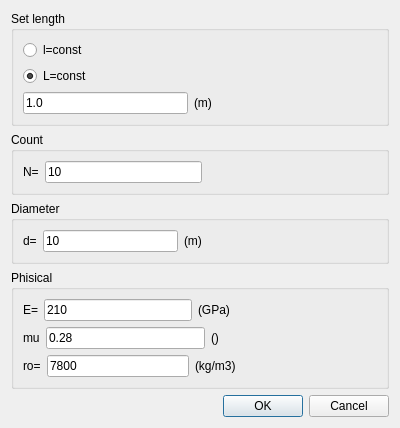
<?xml version="1.0" encoding="UTF-8"?>
<ui version="4.0">
 <class>wizShaft</class>
 <widget class="QDialog" name="wizShaft">
  <property name="geometry">
   <rect>
    <x>0</x>
    <y>0</y>
    <width>400</width>
    <height>379</height>
   </rect>
  </property>
  <property name="windowTitle">
   <string>wizardShaft</string>
  </property>
  <layout class="QVBoxLayout" name="verticalLayout">
   <item>
    <widget class="QGroupBox" name="groupBox">
     <property name="title">
      <string>Set length</string>
     </property>
     <layout class="QVBoxLayout" name="verticalLayout_2">
      <item>
       <widget class="QRadioButton" name="rb_l_const">
        <property name="text">
         <string>l=const</string>
        </property>
       </widget>
      </item>
      <item>
       <widget class="QRadioButton" name="rb_L_const">
        <property name="text">
         <string>L=const</string>
        </property>
        <property name="checked">
         <bool>true</bool>
        </property>
       </widget>
      </item>
      <item>
       <layout class="QHBoxLayout" name="horizontalLayout">
        <item>
         <widget class="QLineEdit" name="editLength">
          <property name="text">
           <string>1.0</string>
          </property>
         </widget>
        </item>
        <item>
         <widget class="QLabel" name="label">
          <property name="text">
           <string>(m)</string>
          </property>
         </widget>
        </item>
        <item>
         <spacer name="horizontalSpacer">
          <property name="orientation">
           <enum>Qt::Horizontal</enum>
          </property>
          <property name="sizeHint" stdset="0">
           <size>
            <width>40</width>
            <height>20</height>
           </size>
          </property>
         </spacer>
        </item>
       </layout>
      </item>
     </layout>
    </widget>
   </item>
   <item>
    <widget class="QGroupBox" name="groupBox_2">
     <property name="title">
      <string>Count</string>
     </property>
     <layout class="QHBoxLayout" name="horizontalLayout_6">
      <item>
       <widget class="QLabel" name="label_11">
        <property name="text">
         <string>N=</string>
        </property>
       </widget>
      </item>
      <item>
       <widget class="QLineEdit" name="editCount">
        <property name="text">
         <string>10</string>
        </property>
       </widget>
      </item>
      <item>
       <spacer name="horizontalSpacer_2">
        <property name="orientation">
         <enum>Qt::Horizontal</enum>
        </property>
        <property name="sizeHint" stdset="0">
         <size>
          <width>175</width>
          <height>20</height>
         </size>
        </property>
       </spacer>
      </item>
     </layout>
    </widget>
   </item>
   <item>
    <widget class="QGroupBox" name="groupBox_3">
     <property name="title">
      <string>Diameter</string>
     </property>
     <layout class="QHBoxLayout" name="horizontalLayout_8">
      <item>
       <widget class="QLabel" name="label_12">
        <property name="text">
         <string>d=</string>
        </property>
       </widget>
      </item>
      <item>
       <widget class="QLineEdit" name="editDiameter">
        <property name="text">
         <string>10</string>
        </property>
       </widget>
      </item>
      <item>
       <widget class="QLabel" name="label_13">
        <property name="text">
         <string>(m)</string>
        </property>
       </widget>
      </item>
      <item>
       <spacer name="horizontalSpacer_7">
        <property name="orientation">
         <enum>Qt::Horizontal</enum>
        </property>
        <property name="sizeHint" stdset="0">
         <size>
          <width>175</width>
          <height>20</height>
         </size>
        </property>
       </spacer>
      </item>
     </layout>
    </widget>
   </item>
   <item>
    <widget class="QGroupBox" name="groupBox_4">
     <property name="title">
      <string>Phisical</string>
     </property>
     <layout class="QVBoxLayout" name="verticalLayout_3">
      <item>
       <layout class="QHBoxLayout" name="horizontalLayout_4">
        <item>
         <widget class="QLabel" name="label_5">
          <property name="text">
           <string>E=</string>
          </property>
         </widget>
        </item>
        <item>
         <widget class="QLineEdit" name="editE">
          <property name="text">
           <string>210</string>
          </property>
         </widget>
        </item>
        <item>
         <widget class="QLabel" name="label_6">
          <property name="text">
           <string>(GPa)</string>
          </property>
         </widget>
        </item>
        <item>
         <spacer name="horizontalSpacer_4">
          <property name="orientation">
           <enum>Qt::Horizontal</enum>
          </property>
          <property name="sizeHint" stdset="0">
           <size>
            <width>40</width>
            <height>20</height>
           </size>
          </property>
         </spacer>
        </item>
       </layout>
      </item>
      <item>
       <layout class="QHBoxLayout" name="horizontalLayout_7">
        <item>
         <widget class="QLabel" name="label_9">
          <property name="text">
           <string>mu</string>
          </property>
         </widget>
        </item>
        <item>
         <widget class="QLineEdit" name="edit_mu">
          <property name="text">
           <string>0.28</string>
          </property>
         </widget>
        </item>
        <item>
         <widget class="QLabel" name="label_10">
          <property name="text">
           <string>()</string>
          </property>
         </widget>
        </item>
        <item>
         <spacer name="horizontalSpacer_6">
          <property name="orientation">
           <enum>Qt::Horizontal</enum>
          </property>
          <property name="sizeHint" stdset="0">
           <size>
            <width>40</width>
            <height>20</height>
           </size>
          </property>
         </spacer>
        </item>
       </layout>
      </item>
      <item>
       <layout class="QHBoxLayout" name="horizontalLayout_5">
        <item>
         <widget class="QLabel" name="label_7">
          <property name="text">
           <string>ro=</string>
          </property>
         </widget>
        </item>
        <item>
         <widget class="QLineEdit" name="edit_ro">
          <property name="text">
           <string>7800</string>
          </property>
         </widget>
        </item>
        <item>
         <widget class="QLabel" name="label_8">
          <property name="text">
           <string>(kg/m3)</string>
          </property>
         </widget>
        </item>
        <item>
         <spacer name="horizontalSpacer_5">
          <property name="orientation">
           <enum>Qt::Horizontal</enum>
          </property>
          <property name="sizeHint" stdset="0">
           <size>
            <width>40</width>
            <height>20</height>
           </size>
          </property>
         </spacer>
        </item>
       </layout>
      </item>
     </layout>
    </widget>
   </item>
   <item>
    <widget class="QDialogButtonBox" name="buttonBox">
     <property name="orientation">
      <enum>Qt::Horizontal</enum>
     </property>
     <property name="standardButtons">
      <set>QDialogButtonBox::Cancel|QDialogButtonBox::Ok</set>
     </property>
    </widget>
   </item>
  </layout>
 </widget>
 <resources/>
 <connections>
  <connection>
   <sender>buttonBox</sender>
   <signal>accepted()</signal>
   <receiver>wizShaft</receiver>
   <slot>accept()</slot>
   <hints>
    <hint type="sourcelabel">
     <x>248</x>
     <y>254</y>
    </hint>
    <hint type="destinationlabel">
     <x>157</x>
     <y>274</y>
    </hint>
   </hints>
  </connection>
  <connection>
   <sender>buttonBox</sender>
   <signal>rejected()</signal>
   <receiver>wizShaft</receiver>
   <slot>reject()</slot>
   <hints>
    <hint type="sourcelabel">
     <x>316</x>
     <y>260</y>
    </hint>
    <hint type="destinationlabel">
     <x>286</x>
     <y>274</y>
    </hint>
   </hints>
  </connection>
 </connections>
</ui>
